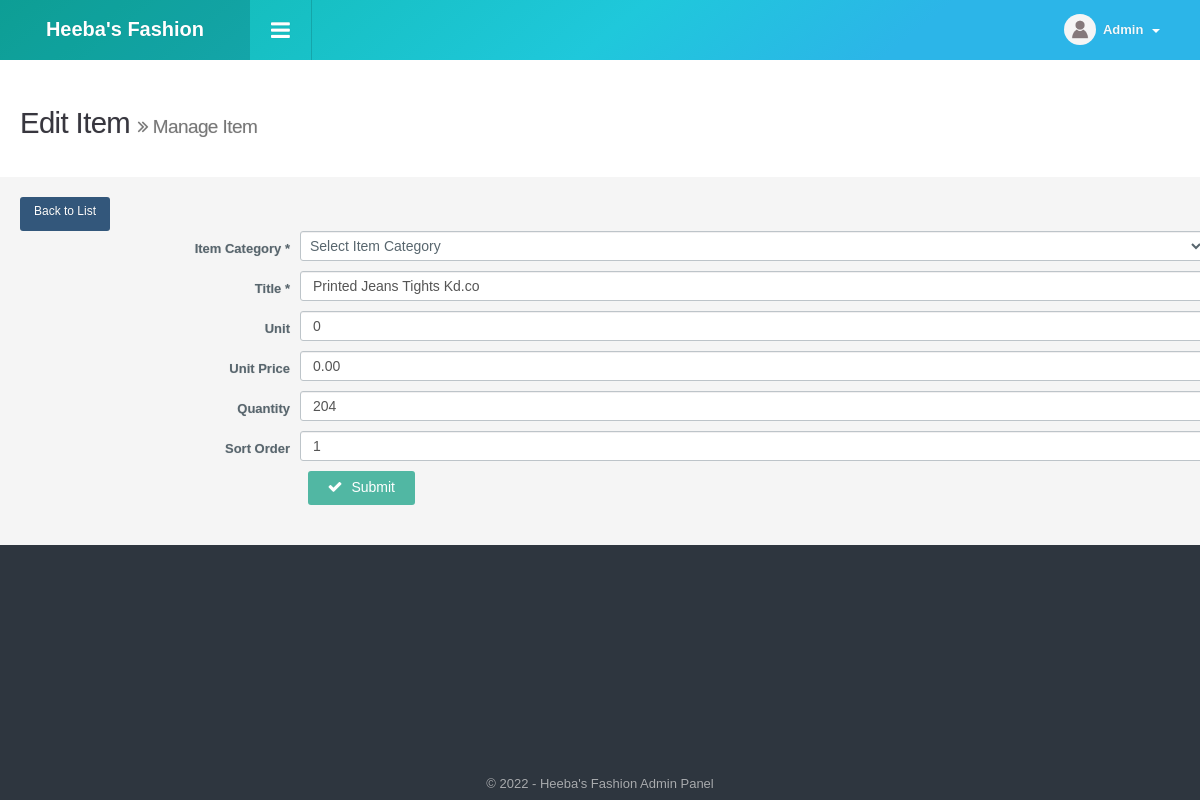
Page /items_manage.php?tab=edit&id=209 (signed in) on the earlier database version.
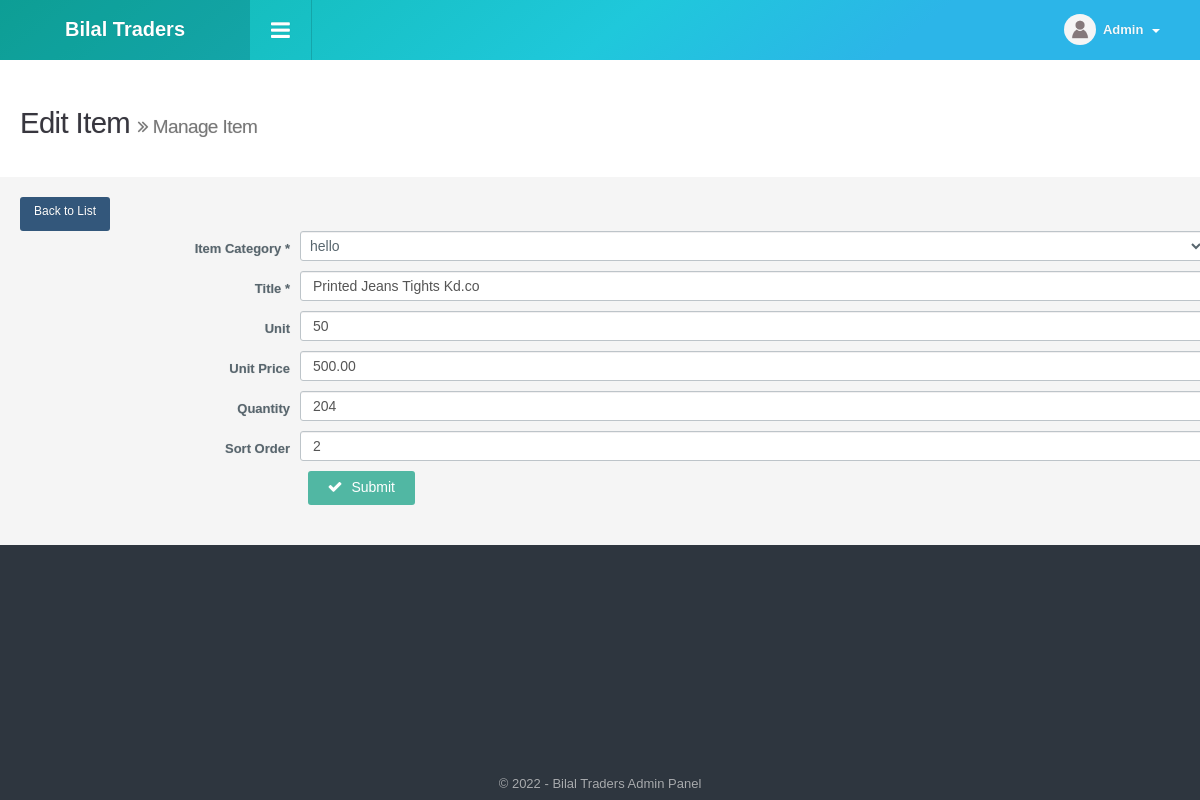
Same page on the later database version.
### tables this page shows
CREATE TABLE `config_variable` (
  `id` int NOT NULL,
  `config_type_id` int NOT NULL,
  `title` varchar(512) NOT NULL,
  `notes` varchar(512) NOT NULL,
  `type` varchar(200) NOT NULL,
  `default_values` text NOT NULL,
  `key` varchar(200) NOT NULL,
  `value` text NOT NULL,
  `sortorder` int NOT NULL
);

### include/utility.php (called while the page is built, shortened)
<?php
function get_config($var){
	global $dblink;
	$sql="select value from config_variable where `key`='".slash($var)."'";
	$resConfig=doquery($sql,$dblink);
	if(numrows($resConfig)>0){
		while($rowConfig=dofetch($resConfig))
			return unslash($rowConfig["value"]);
	}
}
$site_title=get_config("site_title");
function slash($str){
	if(!is_array($str))
		return utf8_encode(addslashes($str));
	else{
		for($i=0; $i<count($str); $i++)
			$str[$i]=slash($str[$i]);
		return $str;
	}
}
function unslash($str){
	return stripslashes(utf8_decode($str));
	}

### include/db.php (called while the page is built, shortened)
<?php
function doquery($qr,$lnk){
	@$res=mysqli_query($lnk, $qr) or die($qr." - ".mysqli_error($lnk));
	return $res;
}
function dofetch($rs){
	@$rec=mysqli_fetch_array($rs);
	return $rec;
}
function numrows($rs){
	return mysqli_num_rows($rs);
}

### modules/item/edit.php (the view, shortened to what the changed rows need)
<div class="page-content">
    <div class="page-header">
        <h1>
            Edit Item
            <small>
                <i class="ace-icon fa fa-angle-double-right"></i>
                Manage Item
            </small>
        </h1>
    </div>
    <div class="row">
        <div class="col-xs-12">
            <div class="align-right">
                <div class="btn-group bottom-20"> <a href="items_manage.php" class="btn btn-sm btn-primary">Back to List</a> </div>
            </div>
            <form class="form-horizontal" role="form" action="items_manage.php?tab=edit" method="post" enctype="multipart/form-data" name="frmAdd"  onSubmit="return checkFields();">
                <div class="form-group">
                    <div class="row">
                        <label class="col-sm-3 control-label no-padding-right" for="title">Item Category <span class="red">*</span> </label>
                        <div class="col-sm-9">
                            <select name="item_category_id" id="item_category_id" title="Choose Option">-->
                                <option value="0">Select Item Category</option>
                                    <?php
                                    $res=doquery("Select * from item_category ",$dblink);
                                    if(numrows($res)>0){
                                        while($rec=dofetch($res)){
                                            ?>
                                            <option value="<?php echo $rec["id"]?>"<?php echo($item_category_id==$rec["id"])?"selected":"";?>><?php echo unslash($rec["title"]); ?></option>
                                            <?php
                                        }
                                    }
                                    ?>
                            </select>
                        </div>
                    </div>
                </div>
                <div class="form-group">
                <div class="row">
                    <label class="col-sm-3 control-label no-padding-right" for="title">Title <span class="red">*</span> </label>
                    <div class="col-sm-9">
                        <input type="text" title="Enter Name" value="<?php echo $title; ?>" name="title" id="title" class="form-control" >
                    </div>
                </div>
                </div>
                <div class="form-group">
                <div class="row">
                <label class="col-sm-3 control-label no-padding-right" for="">Unit</label>
                <div class="col-sm-9">
                    <input type="text" value="<?php echo $unit; ?>" name="unit" id="unit" class="form-control" title="Enter Unit">
                </div>
                </div>
                </div>
                <div class="form-group">
                <div class="row">
                <label class="col-sm-3 control-label no-padding-right" for="">Unit Price</label>
                <div class="col-sm-9">
                    <input type="text" value="<?php echo $unit_price; ?>" name="unit_price" id="unit_price" class="form-control" title="Enter Unit Price">
                </div>
                </div>
                </div>
                <div class="form-group">
                <div class="row">
                    <label class="col-sm-3 control-label no-padding-right" for="">Quantity</label>
                    <div class="col-sm-9">
                        <input type="text" value="<?php echo $quantity; ?>" name="quantity" id="quantity" class="form-control" title="Enter Quantity">
                    </div>
                </div>
                </div>
                <div class="form-group">
                <div class="row">
                    <label class="col-sm-3 control-label no-padding-right" for="">Sort Order</label>
                    <div class="col-sm-9">
                        <input type="text" value="<?php echo $sortorder; ?>" name="sortorder" id="sortorder" class="form-control" title="Enter Sort Order">
                    </div>
                </div>
                </div>
                <div class="clearfix form-actions">
                    <div class="row">
                        <div class="col-md-offset-3 col-md-9">
                            <button class="btn btn-info" type="submit" name="items_edit" title="Submit Record">
                                <i class="ace-icon fa fa-check bigger-110"></i>
                                Submit
                            </button>
                        </div>
                    </div>
                </div>
            </form>
        </div>
    </div>
</div>

### include/header.php (shortened to what the changed rows need)
<!DOCTYPE html>
<html>
<head>
<link type="text/css" rel="stylesheet" href="css/font-awesome.min.css" />
<link type="text/css" rel="stylesheet" href="css/font-awesome.css" />
<link type="text/css" rel="stylesheet"  href="css/bootstrap.css" />
<link rel="stylesheet" href="css/bootstrap-datetimepicker.min.css" />
<link type="text/css" rel="stylesheet"  href="css/awesome-bootstrap-checkbox.css" />
<link href="css/general.css" type="text/css" rel="stylesheet" />
<link type="text/css" rel="stylesheet"  href="css/style.css" />
<link rel="stylesheet" href="css/style.min.css">
</head>
<body>
	<div id="wrapper" class="round_corners">
    	<div id="top" class="clearfix">
            <div class="applogo">
                <a href="index.php" class="logo"><?php $admin_logo=get_config("admin_logo"); if(empty($admin_logo)) echo $site_title; else { ?><img src="<?php echo $file_upload_root;?>config/<?php echo $admin_logo?>" /><?php }?></a>
            </div>
        </div>
		<div class="content">

### include/footer.php (shortened to what the changed rows need)
<div id="footer" class="bottom_round_corners">
	<div id="footer_content">
    	<address>&copy; <?php echo date("Y");?> - <?php echo $site_title; ?> Admin Panel</address>
    </div>
</div>
</div>
<link href="js/fancybox/jquery.fancybox.css" rel="stylesheet" type="text/css" />
<link href="js/chosen/chosen.css" rel="stylesheet" type="text/css" />
<link href="css/jquery-ui.min.css" rel="stylesheet" type="text/css" />
<?php include("include/upload_center.php");?>
<link rel="stylesheet" type="text/css" href="css/angularjs-datetime-picker.css" />
</body>
</html>

Differences in the rows shown:
changed config_variable: value "Heeba's Fashion" → "Bilal Traders"
Other differences:
form field item_category_id: "Select Item Category" → "hello"
form field unit: "0" → "50"
form field unit_price: "0.00" → "500.00"
form field sortorder: "1" → "2"
